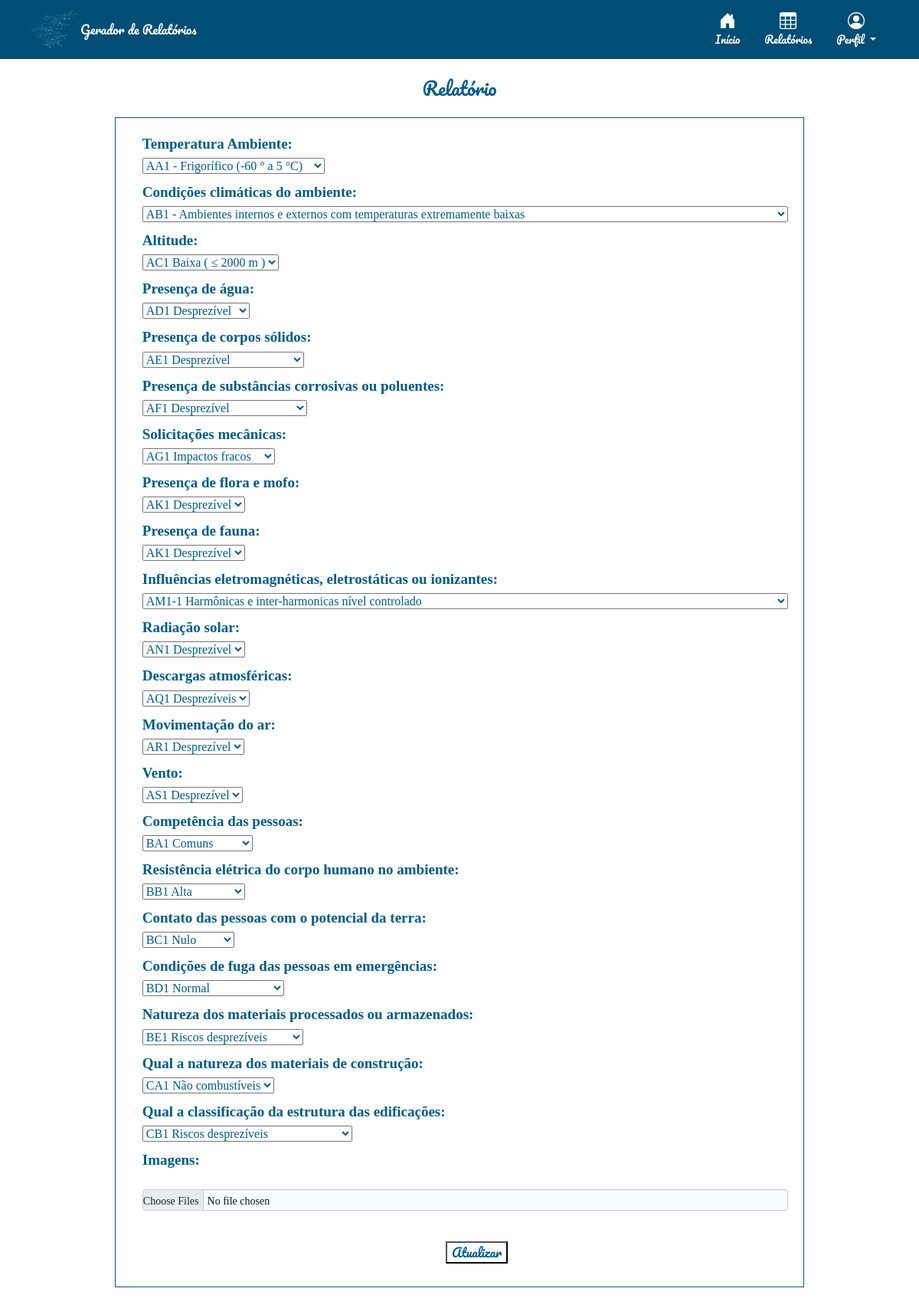
/relatorios/addexternas/44/ (signed in), run on the app's committed database.
### relatorio/models.py (models this page shows)
class Relatorio(models.Model):
    autor = models.ForeignKey(User, default=None, on_delete=models.CASCADE)
    data = models.DateTimeField()
    local = models.CharField(max_length=100)
    temperatura = models.IntegerField()
    clima = models.CharField(max_length=100)
    responsaveis = models.TextField(blank=True)
    qualiprof = models.CharField(max_length=100, default='')
    riscos = models.CharField(max_length=100, default='[]')
    equipamentos = models.CharField(max_length=100, default='[]')
    sinalizacao = models.CharField(max_length=100, default='[]')
    desligamento = models.CharField(max_length=4, default='')
    integridade = models.CharField(max_length=4, default='')
    dialogo = models.CharField(max_length=4, default='')
    curso_nr = models.CharField(max_length=4, default='')
    conferido = models.CharField(max_length=4, default='')
    delimitar_area = models.CharField(max_length=4, default='')
    auxconces = models.CharField(max_length=4, default='')
    tensao = models.CharField(max_length=4, default='')
    aterramento = models.CharField(max_length=4, default='')
    altura = models.CharField(max_length=4, default='')
    cinto_seg = models.CharField(max_length=4, default='')
    requi_seg = models.CharField(max_length=4, default='')
    reavaliacao = models.CharField(max_length=4, default='')
    tempambiente = models.CharField(max_length=100, default='')
    condambiente = models.CharField(max_length=100, default='')
    altitude = models.CharField(max_length=100, default='')
    presagua = models.CharField(max_length=100, default='')
    pressolidos = models.CharField(max_length=100, default='')
    pressubst = models.CharField(max_length=100, default='')
    solmecanicas = models.CharField(max_length=100, default='')
    presmofo = models.CharField(max_length=100, default='')
    presfauna = models.CharField(max_length=100, default='')
    infleletro = models.CharField(max_length=100, default='')
    radsolar = models.CharField(max_length=100, default='')
    descatm = models.CharField(max_length=100, default='')
    movdoar = models.CharField(max_length=100, default='')
    vento = models.CharField(max_length=100, default='')
    competencia = models.CharField(max_length=100, default='')
    reseletr = models.CharField(max_length=100, default='')
    contpessoas = models.CharField(max_length=100, default='')
    condfuga = models.CharField(max_length=100, default='')
    natmatpr = models.CharField(max_length=100, default='')
    natmatcons = models.CharField(max_length=100, default='')
    classestr = models.CharField(max_length=100, default='')
    documentacao = models.CharField(max_length=100, default='')
    ambientesofreu = models.CharField(max_length=100, default='')
    instalacaoinspecionada = models.CharField(max_length=100, default='')
    linhaseletricasdisp = models.CharField(max_length=100, default='')
    compinstalacao = models.CharField(max_length=100, default='')
    linhaseletricascorr = models.CharField(max_length=100, default='')
    tomadasdeforca = models.CharField(max_length=100, default='')
    qtdesufitomadas = models.CharField(max_length=100, default='')
    instlquadist = models.CharField(max_length=100, default='')
    novoscircuitos = models.CharField(max_length=100, default='')
    advquadist = models.CharField(max_length=100, default='')
    dispprotecaoident = models.CharField(max_length=100, default='')
    protcircuitos = models.CharField(max_length=100, default='')
    barramentoquadist = models.CharField(max_length=100, default='')
    bitola = models.CharField(max_length=100, default='')
    condutident = models.CharField(max_length=100, default='')
    disjundif = models.CharField(max_length=100, default='')
    dispprotecaosurtos = models.CharField(max_length=100, default='')
    servseguranca = models.CharField(max_length=100, default='')
    esqaterramento = models.CharField(max_length=100, default='')
    reservadeenergia = models.CharField(max_length=100, default='')
    fontseguranca = models.CharField(max_length=100, default='')
    paralelismo = models.CharField(max_length=100, default='')
    capbarramento = models.PositiveSmallIntegerField(default=0)
    protgeral = models.PositiveSmallIntegerField(default=0)
    protdr = models.PositiveSmallIntegerField(default=0)
    protdps = models.PositiveSmallIntegerField(default=0)
    vab = models.PositiveSmallIntegerField(default=0)
    van = models.PositiveSmallIntegerField(default=0)
    ia= models.PositiveSmallIntegerField(default=0)
    vbc = models.PositiveSmallIntegerField(default=0)
    vbn = models.PositiveSmallIntegerField(default=0)
    ib= models.PositiveSmallIntegerField(default=0)
    vca = models.PositiveSmallIntegerField(default=0)
    vcn = models.PositiveSmallIntegerField(default=0)
    ic= models.PositiveSmallIntegerField(default=0)
    continuidade = models.CharField(max_length=100, default='')
    resistencia = models.CharField(max_length=100, default='')
    selvpelv = models.CharField(max_length=100, default='')
    verificacao = models.CharField(max_length=100, default='')
    ensaiodetensao = models.CharField(max_length=100, default='')
    ensaiodefunc = models.CharField(max_length=100, default='')

### relatorio/views.py (the view, shortened to what this page needs)
# urls.py: path('addexternas/<int:rel_id>/', views.externas_add, name="addexternas"),
@login_required(login_url="/accounts/login/")
def externas_add(request, rel_id):
    relatorio = Relatorio.objects.get(id=rel_id)
    if relatorio.tempambiente != '':
        return render(request, 'relatorio/relatorio_externas_visualiza.html', {'relatorio': relatorio})
    form = rel_forms.FormRelatorioExternas(request.POST or None, instance=relatorio)
    return render(request, 'relatorio/relatorio_edita.html', {'relatorio': relatorio,  'form':form})

### relatorio/templates/relatorio/relatorio_edita.html (shortened to what this page needs)
{% extends 'base_layout.html'%}
{% block content %}
        <h3 class="loginheader"><button id="botao-icon" onclick="history.back()">Relatório</button></h3>
        <div id="relatorio-visualiza-wrapper"  class="container-fluid">
        <div id="criaRelatorio" class="container-fluid">
                <form class="site-form" enctype="multipart/form-data" action="" method="post">
                        {{ form.as_p }}
                        <p>
                        <label for="id_imagens" class="form-label">Imagens:</label>
                        <input type="file" class="form-control form-control-sm" name="imagens[]" id="id_imagens" multiple>
                        </p>
                        <input type="submit" value="Atualizar">
                </form>
        </div>
        </div>
{% endblock %}

### assets/styles.css (style rules this page uses)
html, body { padding:0; margin:0; height:100%; }
body { background-color: #ffffff; color: #005b88; font-family: Pacifico; font-size: medium; }
.loginheader { text-align: center; }
.login input, #relatorio-visualiza, #criaRelatorio { font-family: Cambria, Cochin, Georgia, Times, 'Times New Roman', serif; }
#relatorio-visualiza-wrapper { display: flex; align-items: center; justify-content: center; justify-self: center; padding-inline: 0px; }
h2,h3,h4,h5 { color: #005b88; font-weight: normal; margin: 0; }
#botao-icon { background: none; font-family: Pacifico; color: #005b88; cursor: pointer; border-width: 0; justify-self: start; cursor: pointer; padding: 5px; }
#criaRelatorio { display: block; width: 900px; border: 1px solid #005b88; margin: 20px; padding: 20px; padding-left: 3%; }
.form-control { padding: 0px; height: 20px; line-height: 2.1; }
.site-form input, .site-form textarea, .siteform select { color: #0f121f; background-color: #f8fcff; margin: 20px 10px 10px 0; text-align: center; }
#criaRelatorio input, #criaRelatorio textarea, #criaRelatorio select { display:inline-table; margin-right: auto; }
#criaRelatorio input[value="Criar"], #criaRelatorio input[value="Atualizar"] { margin-left: 47%; color: #005b88; font-family: Pacifico; }
.site-form p { display: grid; }
.site-form p label { font-size: 19px; }
#id_condambiente, #id_infleletro { width:100%; }

### data on the page
Relatorio: tempambiente "AA1 - Frigorífico (-60 ° a 5 °C)", condambiente "AB1 - Ambientes internos e externos com temperaturas extremamente baixas", altitude "AC1 Baixa ( ≤ 2000 m )", presagua "AD1 Desprezível", pressolidos "AE1 Desprezível", pressubst "AF1 Desprezível", solmecanicas "AG1 Impactos fracos", presmofo "AK1 Desprezível", presfauna "AK1 Desprezível", infleletro "AM1-1 Harmônicas e inter-harmonicas nível controlado", radsolar "AN1 Desprezível", descatm "AQ1 Desprezíveis", movdoar "AR1 Desprezível", vento "AS1 Desprezível", competencia "BA1 Comuns", reseletr "BB1 Alta", contpessoas "BC1 Nulo", condfuga "BD1 Normal", natmatpr "BE1 Riscos desprezíveis", natmatcons "CA1 Não combustíveis", classestr "CB1 Riscos desprezíveis"
